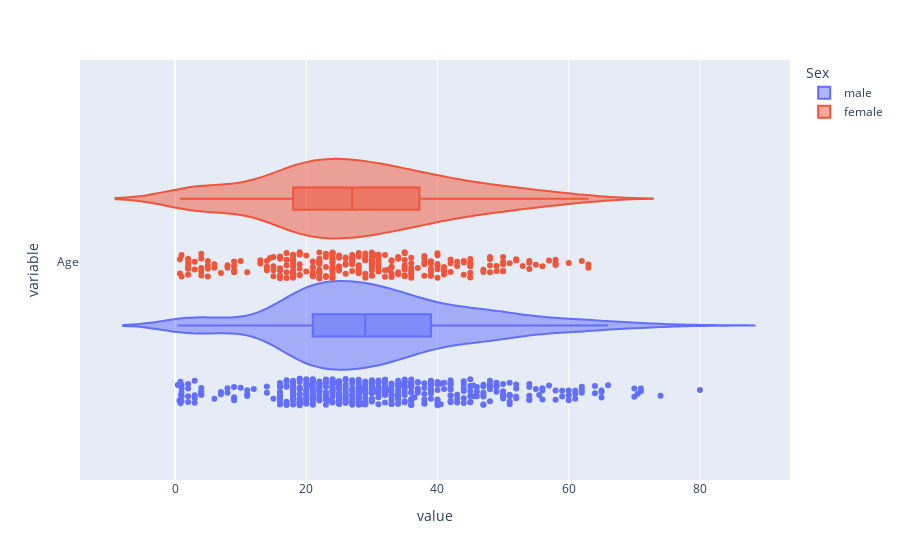

The cell this chart's notebook holds for it:
### Code cell
fig = px.violin(df, x=["Age"], color="Sex",
                hover_name="Name", hover_data=["Survived", "Pclass"],
                box=True,
                points="all")
fig.show()

### Figure 1 — Plotly figure (JSON) as saved in the notebook; plotly's stock layout.template omitted (floating-point values rounded to 4 significant figures; data arrays with more than 128 entries replaced by an {"elided": "..."} marker saying what was removed)
{"data": [{"alignmentgroup": "True", "box": {"visible": true}, "customdata": {"elided": "577x2 int values"}, "hovertemplate": "<b>%{hovertext}</b><br><br>Sex=male<br>value=%{x}<br>variable=%{y}<br>Survived=%{customdata[0]}<br>Pclass=%{customdata[1]}<extra></extra>", "hovertext": {"elided": "577 str values"}, "legendgroup": "male", "marker": {"color": "#636efa"}, "name": "male", "offsetgroup": "male", "orientation": "h", "points": "all", "scalegroup": "True", "showlegend": true, "type": "violin", "x": {"elided": "577 float values"}, "x0": " ", "xaxis": "x", "y": {"elided": "577 str values"}, "y0": " ", "yaxis": "y"}, {"alignmentgroup": "True", "box": {"visible": true}, "customdata": {"elided": "314x2 int values"}, "hovertemplate": "<b>%{hovertext}</b><br><br>Sex=female<br>value=%{x}<br>variable=%{y}<br>Survived=%{customdata[0]}<br>Pclass=%{customdata[1]}<extra></extra>", "hovertext": {"elided": "314 str values"}, "legendgroup": "female", "marker": {"color": "#EF553B"}, "name": "female", "offsetgroup": "female", "orientation": "h", "points": "all", "scalegroup": "True", "showlegend": true, "type": "violin", "x": {"elided": "314 float values"}, "x0": " ", "xaxis": "x", "y": {"elided": "314 str values"}, "y0": " ", "yaxis": "y"}], "layout": {"autosize": true, "legend": {"title": {"text": "Sex"}, "tracegroupgap": 0}, "margin": {"t": 60}, "violinmode": "group", "xaxis": {"anchor": "y", "autorange": true, "domain": [0, 1], "range": [-14.48, 93.73], "title": {"text": "value"}, "type": "linear"}, "yaxis": {"anchor": "x", "autorange": true, "domain": [0, 1], "range": [-0.6098, 0.5584], "title": {"text": "variable"}, "type": "category"}}}
